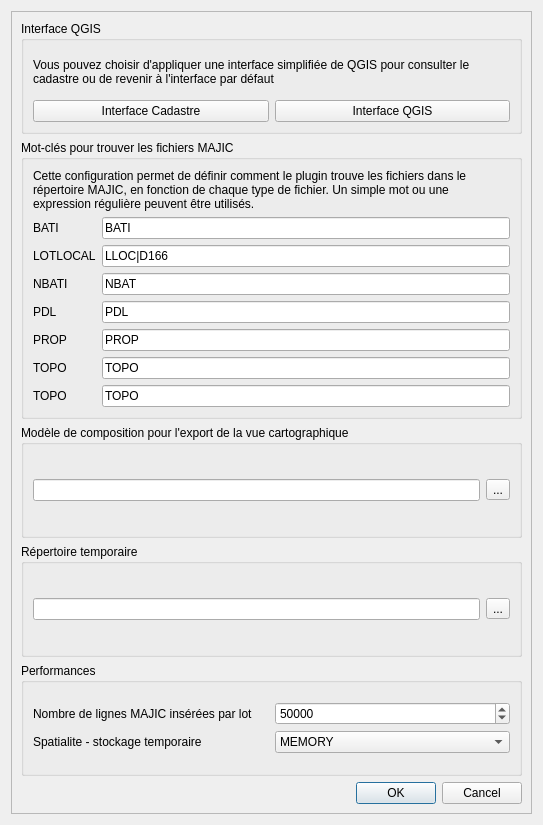
<?xml version="1.0" encoding="UTF-8"?>
<ui version="4.0">
 <class>cadastre_option_form</class>
 <widget class="QDialog" name="cadastre_option_form">
  <property name="geometry">
   <rect>
    <x>0</x>
    <y>0</y>
    <width>543</width>
    <height>825</height>
   </rect>
  </property>
  <property name="windowTitle">
   <string>Cadastre</string>
  </property>
  <layout class="QVBoxLayout" name="verticalLayout">
   <item>
    <widget class="QScrollArea" name="scrollArea">
     <property name="widgetResizable">
      <bool>true</bool>
     </property>
     <widget class="QWidget" name="scrollAreaWidgetContents">
      <property name="geometry">
       <rect>
        <x>0</x>
        <y>0</y>
        <width>523</width>
        <height>805</height>
       </rect>
      </property>
      <layout class="QVBoxLayout" name="verticalLayout_2">
       <item>
        <widget class="QGroupBox" name="groupBox_7">
         <property name="title">
          <string>Interface QGIS</string>
         </property>
         <layout class="QVBoxLayout" name="verticalLayout_9">
          <item>
           <widget class="QLabel" name="label_13">
            <property name="text">
             <string>Vous pouvez choisir d'appliquer une interface simplifiée de QGIS pour consulter le cadastre ou de revenir à l'interface par défaut</string>
            </property>
            <property name="wordWrap">
             <bool>true</bool>
            </property>
           </widget>
          </item>
          <item>
           <layout class="QHBoxLayout" name="horizontalLayout_9">
            <item>
             <widget class="QPushButton" name="btInterfaceCadastre">
              <property name="text">
               <string>Interface Cadastre</string>
              </property>
             </widget>
            </item>
            <item>
             <widget class="QPushButton" name="btInterfaceQgis">
              <property name="text">
               <string>Interface QGIS</string>
              </property>
             </widget>
            </item>
           </layout>
          </item>
         </layout>
        </widget>
       </item>
       <item>
        <widget class="QGroupBox" name="groupBox">
         <property name="title">
          <string>Mot-clés pour trouver les fichiers MAJIC</string>
         </property>
         <layout class="QVBoxLayout" name="verticalLayout_3">
          <item>
           <widget class="QLabel" name="label_9">
            <property name="text">
             <string>Cette configuration permet de définir comment le plugin trouve les fichiers dans le répertoire MAJIC, en fonction de chaque type de fichier. Un simple mot ou une expression régulière peuvent être utilisés.</string>
            </property>
            <property name="wordWrap">
             <bool>true</bool>
            </property>
           </widget>
          </item>
          <item>
           <layout class="QGridLayout" name="gridLayout">
            <item row="5" column="2">
             <widget class="QLineEdit" name="inMajicProp">
              <property name="text">
               <string>PROP</string>
              </property>
             </widget>
            </item>
            <item row="4" column="0">
             <widget class="QLabel" name="label_6">
              <property name="text">
               <string>PDL</string>
              </property>
             </widget>
            </item>
            <item row="6" column="0">
             <widget class="QLabel" name="label_10">
              <property name="text">
               <string>TOPO</string>
              </property>
             </widget>
            </item>
            <item row="0" column="0">
             <widget class="QLabel" name="label">
              <property name="text">
               <string>BATI</string>
              </property>
             </widget>
            </item>
            <item row="0" column="2">
             <widget class="QLineEdit" name="inMajicBati">
              <property name="text">
               <string>BATI</string>
              </property>
             </widget>
            </item>
            <item row="4" column="2">
             <widget class="QLineEdit" name="inMajicPdl">
              <property name="text">
               <string>PDL</string>
              </property>
             </widget>
            </item>
            <item row="5" column="0">
             <widget class="QLabel" name="label_5">
              <property name="text">
               <string>PROP</string>
              </property>
             </widget>
            </item>
            <item row="3" column="2">
             <widget class="QLineEdit" name="inMajicNbati">
              <property name="text">
               <string>NBAT</string>
              </property>
             </widget>
            </item>
            <item row="2" column="2">
             <widget class="QLineEdit" name="inMajicLotlocal">
              <property name="text">
               <string>LLOC|D166</string>
              </property>
             </widget>
            </item>
            <item row="6" column="2">
             <widget class="QLineEdit" name="lineEdit">
              <property name="text">
               <string>TOPO</string>
              </property>
             </widget>
            </item>
            <item row="3" column="0">
             <widget class="QLabel" name="label_4">
              <property name="text">
               <string>NBATI</string>
              </property>
             </widget>
            </item>
            <item row="2" column="0">
             <widget class="QLabel" name="label_3">
              <property name="text">
               <string>LOTLOCAL</string>
              </property>
             </widget>
            </item>
            <item row="7" column="2">
             <widget class="QLineEdit" name="inMajicTopo">
              <property name="text">
               <string>TOPO</string>
              </property>
             </widget>
            </item>
            <item row="7" column="0">
             <widget class="QLabel" name="label_2">
              <property name="text">
               <string>TOPO</string>
              </property>
             </widget>
            </item>
           </layout>
          </item>
         </layout>
        </widget>
       </item>
       <item>
        <widget class="QGroupBox" name="groupBox_2">
         <property name="title">
          <string>Modèle de composition pour l'export de la vue cartographique</string>
         </property>
         <layout class="QVBoxLayout" name="verticalLayout_4">
          <item>
           <layout class="QHBoxLayout" name="horizontalLayout">
            <item>
             <widget class="QLineEdit" name="inComposerTemplateFile"/>
            </item>
            <item>
             <widget class="QToolButton" name="btComposerTemplateFile">
              <property name="text">
               <string>...</string>
              </property>
             </widget>
            </item>
           </layout>
          </item>
         </layout>
        </widget>
       </item>
       <item>
        <widget class="QGroupBox" name="groupBox_4">
         <property name="title">
          <string>Répertoire temporaire</string>
         </property>
         <layout class="QVBoxLayout" name="verticalLayout_6">
          <item>
           <layout class="QHBoxLayout" name="horizontalLayout_2">
            <item>
             <widget class="QLineEdit" name="inTempDir"/>
            </item>
            <item>
             <widget class="QToolButton" name="btTempDir">
              <property name="text">
               <string>...</string>
              </property>
             </widget>
            </item>
           </layout>
          </item>
         </layout>
        </widget>
       </item>
       <item>
        <widget class="QGroupBox" name="groupBox_3">
         <property name="title">
          <string>Performances</string>
         </property>
         <layout class="QVBoxLayout" name="verticalLayout_5">
          <item>
           <layout class="QGridLayout" name="gridLayout_2">
            <item row="0" column="0">
             <widget class="QLabel" name="label_7">
              <property name="text">
               <string>Nombre de lignes MAJIC insérées par lot</string>
              </property>
             </widget>
            </item>
            <item row="0" column="1">
             <widget class="QSpinBox" name="inMaxInsertRows">
              <property name="minimum">
               <number>1000</number>
              </property>
              <property name="maximum">
               <number>1000000</number>
              </property>
              <property name="value">
               <number>50000</number>
              </property>
             </widget>
            </item>
            <item row="1" column="0">
             <widget class="QLabel" name="label_8">
              <property name="text">
               <string>Spatialite - stockage temporaire</string>
              </property>
             </widget>
            </item>
            <item row="1" column="1">
             <widget class="QComboBox" name="inSpatialiteTempStore">
              <item>
               <property name="text">
                <string>MEMORY</string>
               </property>
              </item>
              <item>
               <property name="text">
                <string>DEFAULT</string>
               </property>
              </item>
             </widget>
            </item>
           </layout>
          </item>
         </layout>
        </widget>
       </item>
       <item>
        <widget class="QDialogButtonBox" name="buttonBox">
         <property name="standardButtons">
          <set>QDialogButtonBox::Cancel|QDialogButtonBox::Ok</set>
         </property>
        </widget>
       </item>
      </layout>
     </widget>
    </widget>
   </item>
  </layout>
 </widget>
 <tabstops>
  <tabstop>scrollArea</tabstop>
  <tabstop>btInterfaceCadastre</tabstop>
  <tabstop>btInterfaceQgis</tabstop>
  <tabstop>inMajicBati</tabstop>
  <tabstop>inMajicLotlocal</tabstop>
  <tabstop>inMajicNbati</tabstop>
  <tabstop>inMajicPdl</tabstop>
  <tabstop>inMajicProp</tabstop>
  <tabstop>lineEdit</tabstop>
  <tabstop>inMajicTopo</tabstop>
  <tabstop>inComposerTemplateFile</tabstop>
  <tabstop>btComposerTemplateFile</tabstop>
  <tabstop>inTempDir</tabstop>
  <tabstop>btTempDir</tabstop>
  <tabstop>inMaxInsertRows</tabstop>
  <tabstop>inSpatialiteTempStore</tabstop>
 </tabstops>
 <resources/>
 <connections/>
</ui>
